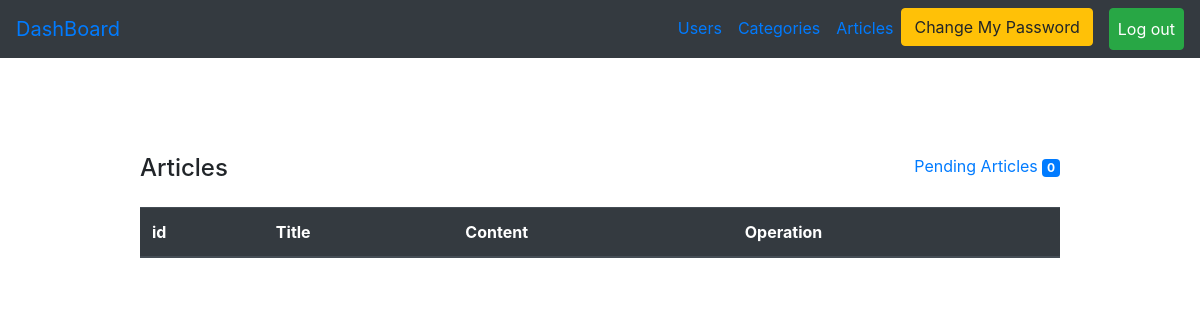
Page /Admin/posts.php (signed in) on the earlier database version.
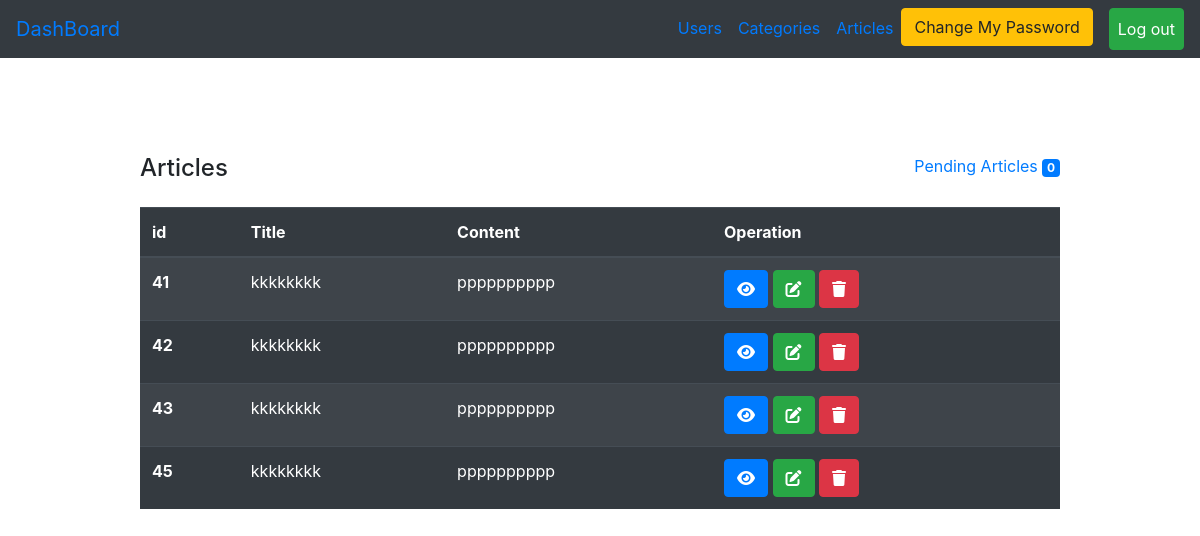
Same page on the later database version.
### tables this page shows
CREATE TABLE `posts` (
  `post_id` int(11) NOT NULL,
  `title` varchar(255) NOT NULL,
  `description` varchar(255) NOT NULL,
  `status` enum('0','1') DEFAULT '0',
  `user_id` int(11) NOT NULL,
  `category_id` int(11) NOT NULL,
  `created_at` timestamp NULL DEFAULT NULL,
  `updated_at` timestamp NULL DEFAULT NULL
);

### Admin/posts.php (the view, shortened to what the changed rows need)
<?php
include("initials.php");
if (isset($_SESSION['login'])) {
    $page = "All";
    if ($page == "All") {
       $statment = $connect->prepare("SELECT * FROM posts WHERE `status`=:status");
        $statment->bindParam(':status', $status);
        $statment->execute();
        $result = $statment->fetchAll();
?>
        <div class="container mt-5 ">
            <div class="row">
                <div class="col-md-10 m-auto pt-5">
                    <div>
                        <table class="table table-striped table-dark ">
                            <thead>
                                <tr>
                                    <th scope="col">id</th>
                                    <th scope="col">Title</th>
                                    <th scope="col">Content</th>
                                    <th scope="col">Operation</th>
                                </tr>
                            </thead>
                            <tbody>
                                <?php
                                foreach ($result as $item) {
                                ?>
                                    <tr>
                                        <th scope="row"><?php echo $item['post_id'] ?></th>
                                        <td><?php echo $item['title'] ?></td>
                                        <td><?php echo $item['description'] ?></td>
                                        <td>
                                            <a href="?page=show&post_id=<?php echo $item['post_id'] ?>" class="btn btn-primary"><i class="fa-solid fa-eye"></i></a>
                                            <a href="?page=edit&post_id=<?php echo $item['post_id'] ?>" class="btn btn-success"><i class="fa-solid fa-pen-to-square"></i></a>
                                            <a href="?page=delete&post_id=<?php echo $item['post_id'] ?>" class="btn btn-danger"><i class="fa-solid fa-trash"></i></a>
                                        </td>
                                    </tr>
                                <?php
                                }
                                ?>
                            </tbody>
                        </table>
                    </div>
                </div>
            </div>
        </div>
    <?php
    } else if ($page == "show") {
        if (isset($_GET['post_id'])) {
            $post_id = $_GET['post_id'];
        }
        $statment = $connect->prepare("select * from posts where post_id =?");
        $statment->execute(array($post_id));
        $item = $statment->fetch();
    ?>
        <div class="container mt-5 pt-5">
            <div class="row">
                <div class="col-md-10 m-auto">
                    <table class="table table-striped table-dark">
                        <thead>
                            <tr>
                                <th scope="col">id</th>
                                <th scope="col">Title</th>
                                <th scope="col">Content</th>
                                <th scope="col">Status</th>
                                <th scope="col">User_id</th>
                                <th scope="col">Category_id</th>
                                <th scope="col">Created_at</th>
                                <th scope="col">Updated_at</th>
                                <th scope="col">Operation</th>
                            </tr>
                        </thead>
                        <tbody>
                            <tr>
                                <th scope="row"><?php echo $item['post_id'] ?></th>
                                <td><?php echo $item['title'] ?></td>
                                <td><?php echo $item['description'] ?></td>
                                <td><?php echo $item['status'] ?></td>
                                <td><?php echo $item['user_id'] ?></td>
                                <td><?php echo $item['category_id'] ?></td>
                                <td><?php echo $item['created_at'] ?></td>
                                <td><?php echo $item['updated_at'] ?></td>
                                <td>
                                    <a href="posts.php" class="btn btn-success"><i class="fa-solid fa-house"></i></a>
                            </tr>
                        </tbody>
                    </table>
                </div>
            </div>
        </div>
    <?php
    } else if ($page == "delete") {
        if (isset($_GET['post_id'])) {
            $post_id = $_GET['post_id'];
        }
        $statment = $connect->prepare("delete from posts where  post_id=?");
        $statment->execute(array($post_id));
        $_SESSION['message'] = "deleted sucessfully";
        header("Location:posts.php");
    }  else if ($page == "edit") {
        if (isset($_GET['post_id'])) {
            $post_id = $_GET['post_id'];
        }
        $statment = $connect->prepare("select * from posts where post_id=?");
        $statment->execute(array($post_id));
        $result = $statment->fetch();
    ?>
        <div class="container mt-5">
            <div class="row">
                <div class="col-md-10 m-auto">
                    <h4 class="text-center mt-4">UPDATE ARTICLE PAGE</h4>
                    <form action="?page=saveupdate" method="post">
                        <input type="hidden" name="oldid" value="<?php echo $result['post_id'] ?>" class="form-control mb-4">
                        <label>STATUS</label>
                        <select name="status" class="form-control mb-4">
                            <?php
                            if ($result['status'] == "1") {
                                echo '<option value="1" selected>active</option>';
                                echo  '<option value="0">block</option>';
                            } else {
                                echo '<option value="1" >active</option>';
                                echo  '<option value="0" selected>block</option>';
                            }
                            ?>
                        </select>
                        <input type="submit" class="form-control  btn btn-success" value="UPDATE POST">
                    </form>
                </div>
            </div>
        </div>
    <?php
    } else if ($page == "saveupdate") {
        if ($_SERVER['REQUEST_METHOD'] == "POST") {
            $oldid = $_POST['oldid'];
            $status = $_POST['status'];
        }
        try {
            $statment = $connect->prepare("UPDATE posts
        SET `status`=?,updated_at=now()
        WHERE post_id=?");
            $statment->execute(array($status, $oldid));
            $_SESSION['message'] = "UPDATED SUCESSFULLY";
            header("Location:posts.php");
        } catch (PDOException $e) {
            header("Refresh:3;url=posts.php?page=edit&post_id=$oldid");
        }
    }else if ($page == "pending") {
        $statment = $connect->prepare("select * from posts where `status`='0' ");
        $statment->execute();
        $usercount = $statment->rowcount();
        $result = $statment->fetchall();
    ?>
     <div class="container mt-5 ">
            <div class="row">
                <div class="col-md-10 m-auto pt-5">
                    <div>
                        <?php
                        if (isset($_SESSION['message'])) {
                            echo "<h4 class='text-center alert alert-success'>" . $_SESSION['message'] . "</h4>";
                            unset($_SESSION['message']);
                            header("refresh:3;url=posts.php");
                        }
                        ?>
                        <h4 class="text-center mb-4"> Pending Approval Articles
                            <span class="badge badge-primary"><?php echo $usercount ?></span>
                        </h4>
                        <table class="table table-striped table-dark ">
                            <thead>
                                <tr>
                                    <th scope="col">id</th>
                                    <th scope="col">Title</th>
                                    <th scope="col">Content</th>
                                    <th scope="col">Status</th>
                                    <th scope="col">Operation</th>
                                </tr>
                            </thead>
                            <tbody>
                                <?php
                                foreach ($result as $item) {
                                ?>
                                    <tr>
                                        <th scope="row"><?php echo $item['post_id'] ?></th>
                                        <td><?php echo $item['title'] ?></td>
                                        <td><?php echo $item['description'] ?></td>
                                        <td><?php echo $item['status'] ?></td>
                                        <td>
                                            <a href="?page=show&post_id=<?php echo $item['post_id'] ?>" class="btn btn-primary"><i class="fa-solid fa-eye"></i></a>
                                            <a href="?page=edit&post_id=<?php echo $item['post_id'] ?>" class="btn btn-success"><i class="fa-solid fa-pen-to-square"></i></a>
                                            <a href="?page=delete&post_id=<?php echo $item['post_id'] ?>" class="btn btn-danger"><i class="fa-solid fa-trash"></i></a>
                                        </td>
                                    </tr>
                                <?php
                                }
                                ?>
                            </tbody>
                        </table>
                    </div>
                </div>
            </div>
        </div>
    <?php
    }
    ?>
<?php
} else {
    $_SESSION['message'] = "Please Login First";
    header("Location:../login.php");
}
include("Includes/temp/footer.php");
?>

Differences in the rows shown:
added posts: post_id "41", title "kkkkkkkk", description "pppppppppp"
added posts: post_id "42", title "kkkkkkkk", description "pppppppppp"
added posts: post_id "43", title "kkkkkkkk", description "pppppppppp"
added posts: post_id "45", title "kkkkkkkk", description "pppppppppp"
